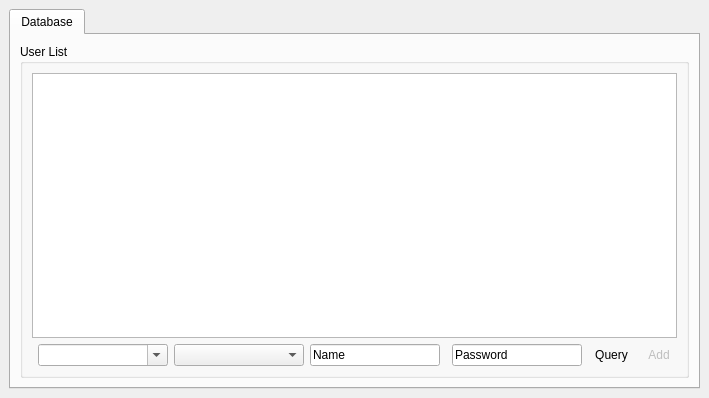
<?xml version="1.0" encoding="UTF-8"?>
<ui version="4.0">
 <class>UserManagerMainWindowUI</class>
 <widget class="QMainWindow" name="UserManagerMainWindowUI">
  <property name="geometry">
   <rect>
    <x>0</x>
    <y>0</y>
    <width>709</width>
    <height>398</height>
   </rect>
  </property>
  <property name="windowTitle">
   <string>User Manager</string>
  </property>
  <widget class="QWidget" name="centralwidget">
   <layout class="QGridLayout" name="gridLayout_3">
    <item row="0" column="0">
     <widget class="QTabWidget" name="tabWidget">
      <property name="currentIndex">
       <number>0</number>
      </property>
      <widget class="QWidget" name="tabDB">
       <attribute name="title">
        <string>Database</string>
       </attribute>
       <layout class="QGridLayout" name="gridLayout">
        <item row="0" column="0">
         <widget class="QGroupBox" name="userListGroupBox">
          <property name="title">
           <string>User List</string>
          </property>
          <layout class="QGridLayout" name="gridLayout_6">
           <item row="1" column="3">
            <widget class="QLineEdit" name="userNameLineEdit">
             <property name="toolTip">
              <string>User Name</string>
             </property>
             <property name="statusTip">
              <string/>
             </property>
             <property name="whatsThis">
              <string>User Name</string>
             </property>
             <property name="text">
              <string notr="true">Name</string>
             </property>
            </widget>
           </item>
           <item row="1" column="6">
            <widget class="QToolButton" name="queryToolButton">
             <property name="toolTip">
              <string>Query</string>
             </property>
             <property name="whatsThis">
              <string>Query</string>
             </property>
             <property name="text">
              <string>Query</string>
             </property>
             <property name="icon">
              <iconset resource="usermanager.qrc">
               <normaloff>:/resources/images/find.png</normaloff>:/resources/images/find.png</iconset>
             </property>
             <property name="shortcut">
              <string>Ctrl+Return</string>
             </property>
             <property name="autoRaise">
              <bool>true</bool>
             </property>
            </widget>
           </item>
           <item row="1" column="5">
            <widget class="QLineEdit" name="userPSWDLineEdit">
             <property name="statusTip">
              <string/>
             </property>
             <property name="whatsThis">
              <string>User Password</string>
             </property>
             <property name="text">
              <string notr="true">Password</string>
             </property>
             <property name="readOnly">
              <bool>true</bool>
             </property>
            </widget>
           </item>
           <item row="1" column="7">
            <widget class="QToolButton" name="addUserToolButton">
             <property name="enabled">
              <bool>false</bool>
             </property>
             <property name="toolTip">
              <string>Add New User</string>
             </property>
             <property name="whatsThis">
              <string>Add New User</string>
             </property>
             <property name="text">
              <string>Add</string>
             </property>
             <property name="icon">
              <iconset resource="usermanager.qrc">
               <normaloff>:/resources/images/user.png</normaloff>:/resources/images/user.png</iconset>
             </property>
             <property name="shortcut">
              <string>F9</string>
             </property>
             <property name="autoRaise">
              <bool>true</bool>
             </property>
            </widget>
           </item>
           <item row="0" column="0" colspan="8">
            <widget class="QTableView" name="userListTableView">
             <property name="contextMenuPolicy">
              <enum>Qt::CustomContextMenu</enum>
             </property>
             <property name="toolTip">
              <string>User List</string>
             </property>
             <property name="statusTip">
              <string/>
             </property>
             <property name="whatsThis">
              <string>User List</string>
             </property>
             <property name="selectionMode">
              <enum>QAbstractItemView::SingleSelection</enum>
             </property>
             <property name="selectionBehavior">
              <enum>QAbstractItemView::SelectRows</enum>
             </property>
             <property name="sortingEnabled">
              <bool>false</bool>
             </property>
             <property name="wordWrap">
              <bool>true</bool>
             </property>
             <attribute name="horizontalHeaderCascadingSectionResizes">
              <bool>false</bool>
             </attribute>
             <attribute name="horizontalHeaderStretchLastSection">
              <bool>true</bool>
             </attribute>
            </widget>
           </item>
           <item row="1" column="2">
            <widget class="QComboBox" name="userDeptComboBox">
             <property name="sizePolicy">
              <sizepolicy hsizetype="Expanding" vsizetype="Fixed">
               <horstretch>0</horstretch>
               <verstretch>0</verstretch>
              </sizepolicy>
             </property>
             <property name="toolTip">
              <string>Department</string>
             </property>
             <property name="statusTip">
              <string/>
             </property>
             <property name="whatsThis">
              <string>Department</string>
             </property>
             <item>
              <property name="text">
               <string notr="true"/>
              </property>
             </item>
             <item>
              <property name="text">
               <string notr="true">Account</string>
              </property>
             </item>
             <item>
              <property name="text">
               <string notr="true">AdminDept</string>
              </property>
             </item>
             <item>
              <property name="text">
               <string notr="true">Cost</string>
              </property>
             </item>
             <item>
              <property name="text">
               <string notr="true">Custom</string>
              </property>
             </item>
             <item>
              <property name="text">
               <string notr="true">GMO</string>
              </property>
             </item>
             <item>
              <property name="text">
               <string notr="true">HR</string>
              </property>
             </item>
             <item>
              <property name="text">
               <string notr="true">Marker</string>
              </property>
             </item>
             <item>
              <property name="text">
               <string>MIS</string>
              </property>
             </item>
             <item>
              <property name="text">
               <string notr="true">PDS</string>
              </property>
             </item>
             <item>
              <property name="text">
               <string notr="true">PG</string>
              </property>
             </item>
             <item>
              <property name="text">
               <string notr="true">Plan</string>
              </property>
             </item>
             <item>
              <property name="text">
               <string notr="true">PMC</string>
              </property>
             </item>
             <item>
              <property name="text">
               <string notr="true">Purchase</string>
              </property>
             </item>
             <item>
              <property name="text">
               <string notr="true">QC</string>
              </property>
             </item>
             <item>
              <property name="text">
               <string notr="true">Retail</string>
              </property>
             </item>
             <item>
              <property name="text">
               <string notr="true">Sales</string>
              </property>
             </item>
             <item>
              <property name="text">
               <string notr="true">Sample</string>
              </property>
             </item>
             <item>
              <property name="text">
               <string notr="true">Secretary</string>
              </property>
             </item>
             <item>
              <property name="text">
               <string notr="true">Ship</string>
              </property>
             </item>
             <item>
              <property name="text">
               <string notr="true">Shop</string>
              </property>
             </item>
             <item>
              <property name="text">
               <string notr="true">WHouse</string>
              </property>
             </item>
            </widget>
           </item>
           <item row="1" column="1">
            <widget class="QComboBox" name="userIDComboBox">
             <property name="sizePolicy">
              <sizepolicy hsizetype="Expanding" vsizetype="Fixed">
               <horstretch>0</horstretch>
               <verstretch>0</verstretch>
              </sizepolicy>
             </property>
             <property name="toolTip">
              <string>User ID</string>
             </property>
             <property name="whatsThis">
              <string>User ID</string>
             </property>
             <property name="editable">
              <bool>true</bool>
             </property>
            </widget>
           </item>
          </layout>
         </widget>
        </item>
       </layout>
      </widget>
     </widget>
    </item>
   </layout>
  </widget>
  <action name="actionExport">
   <property name="enabled">
    <bool>false</bool>
   </property>
   <property name="text">
    <string>Export</string>
   </property>
   <property name="toolTip">
    <string>Export Query Result</string>
   </property>
  </action>
  <action name="actionEdit">
   <property name="enabled">
    <bool>false</bool>
   </property>
   <property name="text">
    <string>Edit</string>
   </property>
   <property name="toolTip">
    <string>Edit User Info</string>
   </property>
  </action>
  <action name="actionPrint">
   <property name="enabled">
    <bool>false</bool>
   </property>
   <property name="text">
    <string>Print</string>
   </property>
   <property name="toolTip">
    <string>Print Query Result</string>
   </property>
  </action>
  <action name="actionAutoLogon">
   <property name="enabled">
    <bool>false</bool>
   </property>
   <property name="text">
    <string>Auto Logon</string>
   </property>
   <property name="toolTip">
    <string>Auto Logon</string>
   </property>
  </action>
  <action name="actionCreateEmailAccount">
   <property name="text">
    <string>Create Email Account</string>
   </property>
   <property name="toolTip">
    <string>Create Email Account</string>
   </property>
  </action>
 </widget>
 <tabstops>
  <tabstop>userIDComboBox</tabstop>
  <tabstop>userDeptComboBox</tabstop>
  <tabstop>userNameLineEdit</tabstop>
  <tabstop>userPSWDLineEdit</tabstop>
  <tabstop>userListTableView</tabstop>
  <tabstop>queryToolButton</tabstop>
  <tabstop>addUserToolButton</tabstop>
 </tabstops>
 <resources>
  <include location="usermanager.qrc"/>
 </resources>
 <connections/>
</ui>
